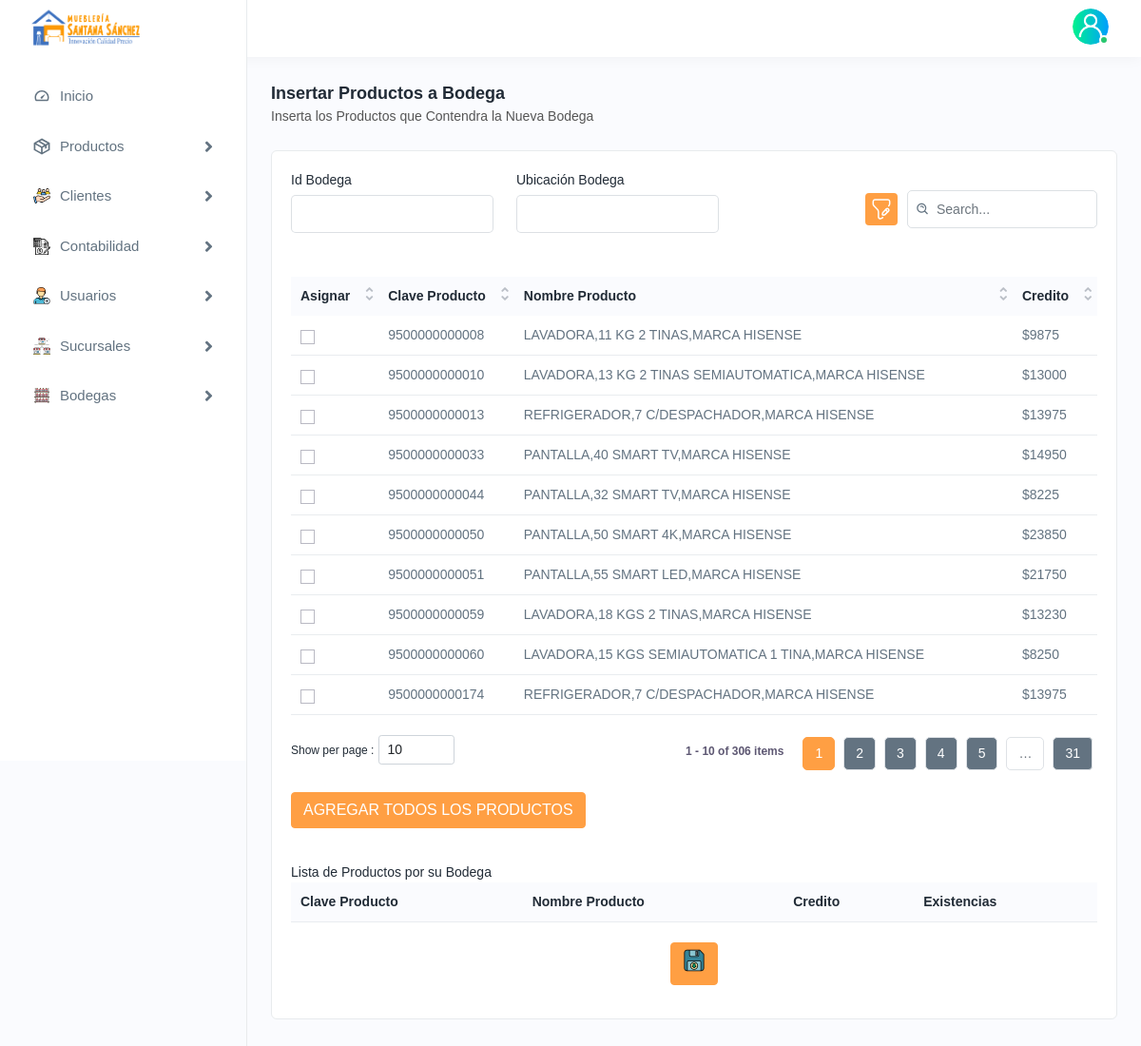
The app's page /bodegas_productos.php (signed in) with its own data.
### tables this page shows
CREATE TABLE `productos`  (
  `CLAVE_PRODUCTO` varchar(14) NOT NULL,
  `NOMBRE_PRODUCTO` varchar(150) NOT NULL,
  `ID_MARCA` int(11) UNSIGNED ZEROFILL NOT NULL,
  `CARACTERISTICAS_PRODUCTO` varchar(255) NOT NULL,
  `ID_COLOR` int(11) UNSIGNED ZEROFILL NOT NULL,
  `PRECIO_CONTADO` double NOT NULL,
  `PRECIO_CREDI_CONTADO` double NOT NULL,
  `PRECIO_CREDITO` double NOT NULL,
  `ENGANCHE` double NOT NULL,
  `COMISION` double NOT NULL,
  `ID_CLASIFICACION` int(10) UNSIGNED ZEROFILL NOT NULL,
  PRIMARY KEY (`CLAVE_PRODUCTO`) USING BTREE,
  INDEX `COLOR_PRO`(`ID_COLOR` ASC) USING BTREE,
  INDEX `MARCA_PRO`(`ID_MARCA` ASC) USING BTREE,
  INDEX `CLAS_PRO`(`ID_CLASIFICACION` ASC) USING BTREE,
  CONSTRAINT `CLAS_PRO` FOREIGN KEY (`ID_CLASIFICACION`) REFERENCES `clasificacion_productos` (`ID_CLASIFICACION`) ON DELETE RESTRICT ON UPDATE CASCADE,
  CONSTRAINT `COLOR_PRO` FOREIGN KEY (`ID_COLOR`) REFERENCES `colores` (`ID_COLOR`) ON DELETE RESTRICT ON UPDATE CASCADE,
  CONSTRAINT `MARCA_PRO` FOREIGN KEY (`ID_MARCA`) REFERENCES `marcas` (`ID_MARCA`) ON DELETE RESTRICT ON UPDATE CASCADE
);

CREATE TABLE `marcas`  (
  `ID_MARCA` int(10) UNSIGNED ZEROFILL NOT NULL AUTO_INCREMENT,
  `DESCRIPCION_MARCA` varchar(50) NULL DEFAULT NULL,
  PRIMARY KEY (`ID_MARCA`) USING BTREE
);

### bodegas_productos.php (the view, shortened to what this page needs)
<!DOCTYPE html>
<html lang="en">
<head>
    <link rel="stylesheet" href="assets/css/bootstrap.min.css">
    <link rel="stylesheet" href="assets/css/animate.css">
    <link rel="stylesheet" href="assets/plugins/select2/css/select2.min.css">
    <link rel="stylesheet" href="assets/css/dataTables.bootstrap4.min.css">
    <link rel="stylesheet" href="assets/plugins/fontawesome/css/fontawesome.min.css">
    <link rel="stylesheet" href="assets/plugins/fontawesome/css/all.min.css">
    <link rel="stylesheet" href="assets/css/style.css">
    <link rel="stylesheet" href="assets/css/style_ventana.css">
    <link rel="stylesheet" href="assets/css/style2.css">
    <link rel="stylesheet" href="assets/css/style3.css">
    <link rel="stylesheet" href="assets/css/style4.css">
    <link rel="stylesheet" href="assets/css/style5.css">
</head>
<body>
    <div class="main-wrapper">
        <div class="header">
            <div class="header-left active">
                <a href="index.php" class="logo">
                    <img src="assets/img/logo_santana_dd1.png" alt="">
                </a>
            </div>
            <ul class="nav user-menu">
                <li class="nav-item dropdown has-arrow main-drop">
                    <a href="javascript:void(0);" class="dropdown-toggle nav-link userset" data-bs-toggle="dropdown">
                        <span class="user-img"><img src="assets/img/usuario.png" alt="">
                            <span class="status online"></span></span>
                    </a>
                </li>
            </ul>
        </div>
        <div class="sidebar" id="sidebar">
            <div class="sidebar-inner slimscroll">
                <div id="sidebar-menu" class="sidebar-menu">
                    <ul>
                        <li>
                            <a href="index.php"><img src="assets/img/icons/dashboard.svg" alt="img"><span>
                                    Inicio</span> </a>
                        </li>
                        <li class="submenu" id="productos4">
                            <a href="javascript:void(0);"><img src="assets/img/icons/product.svg" alt="img"><span>
                                    Productos</span> <span class="menu-arrow"></span></a>
                        </li>
                        <li class="submenu" id="clientes4">
                            <a href="javascript:void(0);"><img src="assets/img/icons/cliente.png" alt="img"><span>
                                    Clientes</span> <span class="menu-arrow"></span></a>
                        </li>
                        <li class="submenu" id="Contabilidad4">
                            <a href="javascript:void(0);"><img src="assets/img/icons/contabilidad.png" alt="img"><span>
                                    Contabilidad</span> <span class="menu-arrow"></span></a>
                        </li>
                        <li class="submenu" id="colaboradores4">
                            <a href="javascript:void(0);"><img src="assets/img/icons/agregar-usuario.png"
                                    alt="img"><span>
                                    Usuarios</span> <span class="menu-arrow"></span></a>
                        </li>
                        <li class="submenu" id="sucursales4">
                            <a href="javascript:void(0);"><img src="assets/img/icons/sucursales.png" alt="img"><span>
                                    Sucursales</span> <span class="menu-arrow"></span></a>
                        </li>
                        <li class="submenu" id="bodegas4">
                            <a href="javascript:void(0);"><img src="assets/img/icons/bodega (1).png" alt="img"><span>
                                    Bodegas</span> <span class="menu-arrow"></span></a>
                        </li>
                    </ul>
                </div>
            </div>
        </div>
        <div class="page-wrapper">
            <div class="content">
                <div class="page-header">
                    <div class="page-title">
                        <h4>Insertar Productos a Bodega</h4>
                        <h6>Inserta los Productos que Contendra la Nueva Bodega</h6>
                    </div>
                </div>
                <div class="card">
                    <div class="card-body">
                        <div class="table-top">
                            <?php
                            $id = isset($_GET['id']) ? htmlspecialchars($_GET['id']) : '';
                            $name = isset($_GET['name']) ? htmlspecialchars($_GET['name']) : '';
                            ?>
                            <div class="row">
                                <div class="col-lg-6 col-md-6 col-sm-6">
                                    <div class="form-group">
                                        <label style="font-weight: normal">Id Bodega</label>
                                        <input type="text" id="claveBodega" value="<?php echo $id ?>" readonly>
                                    </div>
                                </div>
                                <div class="col-lg-6 col-md-6 col-sm-6">
                                    <div class="form-group">
                                        <label style="font-weight: normal">Ubicación Bodega</label>
                                        <input type="text" id="ubicacion" value="<?php echo $name ?>" readonly>
                                    </div>
                                </div>
                            </div>
                            <div class="search-set">
                                <div class="search-path">
                                    <a class="btn btn-filter" id="filter_search">
                                        <img src="assets/img/icons/filter.svg" alt="img">
                                    </a>
                                </div>
                                <div class="search-input">
                                    <a class="btn btn-searchset"><img src="assets/img/icons/search-white.svg"
                                            alt="img"></a>
                                </div>
                            </div>
                        </div>
                        <div class="table-responsive">
                            <table class="table datanew" id="tabla1">
                                <thead>
                                    <tr>
                                        <th>Asignar</th>
                                        <th>Clave Producto</th>
                                        <th>Nombre Producto</th>
                                        <th>Credito</th>
                                    </tr>
                                </thead>
                                <tbody>
                                    <?php
                                    require("conexion.php");
                                    $consulta2 = "CALL ObtenerProductosSucursal();";
                                    $ejecutarconsulta2 = mysqli_query($conexion, $consulta2);
                                    while ($tabla3 = mysqli_fetch_array($ejecutarconsulta2)) {
                                    ?>
                                        <tr>
                                            <td>
                                                <label class="checkboxs">
                                                    <span class="checkmarks"></span>
                                                </label>
                                            </td>
                                            <td><?php echo $tabla3[0]; ?></td>
                                            <td><?php echo $tabla3[1].",".$tabla3[2].",MARCA ".$tabla3[3]; ?></td>
                                            <td><?php echo "$" . $tabla3[4]; ?></td>
                                        </tr>
                                    <?php
                                    }
                                    ?>
                                </tbody>
                            </table>
                        </div>
                        <br>
                        <div class="row">
                            <div class="col-lg-12 col-md-12 col-sm-12">
                                <div class="form-group">
                                    <button type="submit" id="btnGuardar" class="btn btn-primary" onclick="AgregarTodosLosProductos2()">AGREGAR TODOS LOS PRODUCTOS</button>
                                </div>
                            </div>
                        </div>
                        <br>
                        <h7>Lista de Productos por su Bodega</h7>
                        <div class="table-responsive2">
                            <table class="table" id="tabla2">
                                <thead>
                                    <tr>
                                        <th>Clave Producto</th>
                                        <th>Nombre Producto</th>
                                        <th>Credito</th>
                                        <th>Existencias</th>
                                    </tr>
                                </thead>
                            </table>
                        </div>
                        <br>
                        <div class="row">
                            <div class="col-lg-12 col-md-12 col-sm-12 d-flex justify-content-center align-items-center">
                                <div class="form-group">
                                    <button type="submit" id="btnGuardar" class="btn btn-primary"
                                        data-bs-toggle="tooltip" data-bs-placement="top" title="Guardar Productos en la Bodega"
                                        onclick="guardarProductoBodega()">
                                        <img src="./assets/img/guardar-el-archivo.png" alt=""></button>
                                </div>
                            </div>
                        </div>
                    </div>
                </div>
            </div>
        </div>
    </div>
</body>
</html>

### assets/css/style_ventana.css (style rules this page uses)
.form-group { margin-bottom: 15px; }
.form-group label { display: block; font-weight: bold; margin-bottom: 5px; }
input[type="text"] { width: 100%; padding: 10px; border: 1px solid #ccc; border-radius: 5px; }
body { transition: background-color 0.3s ease; }

### assets/css/style5.css (style rules this page uses)
.table-responsive2 { max-height: 400px; overflow-y: auto; display: block; }

### records on screen
productos: CLAVE_PRODUCTO "9500000000008", NOMBRE_PRODUCTO "LAVADORA", CARACTERISTICAS_PRODUCTO "11 KG 2 TINAS", ID_MARCA.DESCRIPCION_MARCA "HISENSE", PRECIO_CREDITO "9875"
productos: CLAVE_PRODUCTO "9500000000010", NOMBRE_PRODUCTO "LAVADORA", CARACTERISTICAS_PRODUCTO "13 KG 2 TINAS SEMIAUTOMATICA", ID_MARCA.DESCRIPCION_MARCA "HISENSE", PRECIO_CREDITO "13000"
productos: CLAVE_PRODUCTO "9500000000013", NOMBRE_PRODUCTO "REFRIGERADOR", CARACTERISTICAS_PRODUCTO "7 C/DESPACHADOR", ID_MARCA.DESCRIPCION_MARCA "HISENSE", PRECIO_CREDITO "13975"
productos: CLAVE_PRODUCTO "9500000000033", NOMBRE_PRODUCTO "PANTALLA", CARACTERISTICAS_PRODUCTO "40 SMART TV", ID_MARCA.DESCRIPCION_MARCA "HISENSE", PRECIO_CREDITO "14950"
productos: CLAVE_PRODUCTO "9500000000044", NOMBRE_PRODUCTO "PANTALLA", CARACTERISTICAS_PRODUCTO "32 SMART TV", ID_MARCA.DESCRIPCION_MARCA "HISENSE", PRECIO_CREDITO "8225"
productos: CLAVE_PRODUCTO "9500000000050", NOMBRE_PRODUCTO "PANTALLA", CARACTERISTICAS_PRODUCTO "50 SMART 4K", ID_MARCA.DESCRIPCION_MARCA "HISENSE", PRECIO_CREDITO "23850"
productos: CLAVE_PRODUCTO "9500000000051", NOMBRE_PRODUCTO "PANTALLA", CARACTERISTICAS_PRODUCTO "55 SMART LED", ID_MARCA.DESCRIPCION_MARCA "HISENSE", PRECIO_CREDITO "21750"
productos: CLAVE_PRODUCTO "9500000000059", NOMBRE_PRODUCTO "LAVADORA", CARACTERISTICAS_PRODUCTO "18 KGS 2 TINAS", ID_MARCA.DESCRIPCION_MARCA "HISENSE", PRECIO_CREDITO "13230"
productos: CLAVE_PRODUCTO "9500000000060", NOMBRE_PRODUCTO "LAVADORA", CARACTERISTICAS_PRODUCTO "15 KGS SEMIAUTOMATICA 1 TINA", ID_MARCA.DESCRIPCION_MARCA "HISENSE", PRECIO_CREDITO "8250"
productos: CLAVE_PRODUCTO "9500000000174", NOMBRE_PRODUCTO "REFRIGERADOR", CARACTERISTICAS_PRODUCTO "7 C/DESPACHADOR", ID_MARCA.DESCRIPCION_MARCA "HISENSE", PRECIO_CREDITO "13975"
